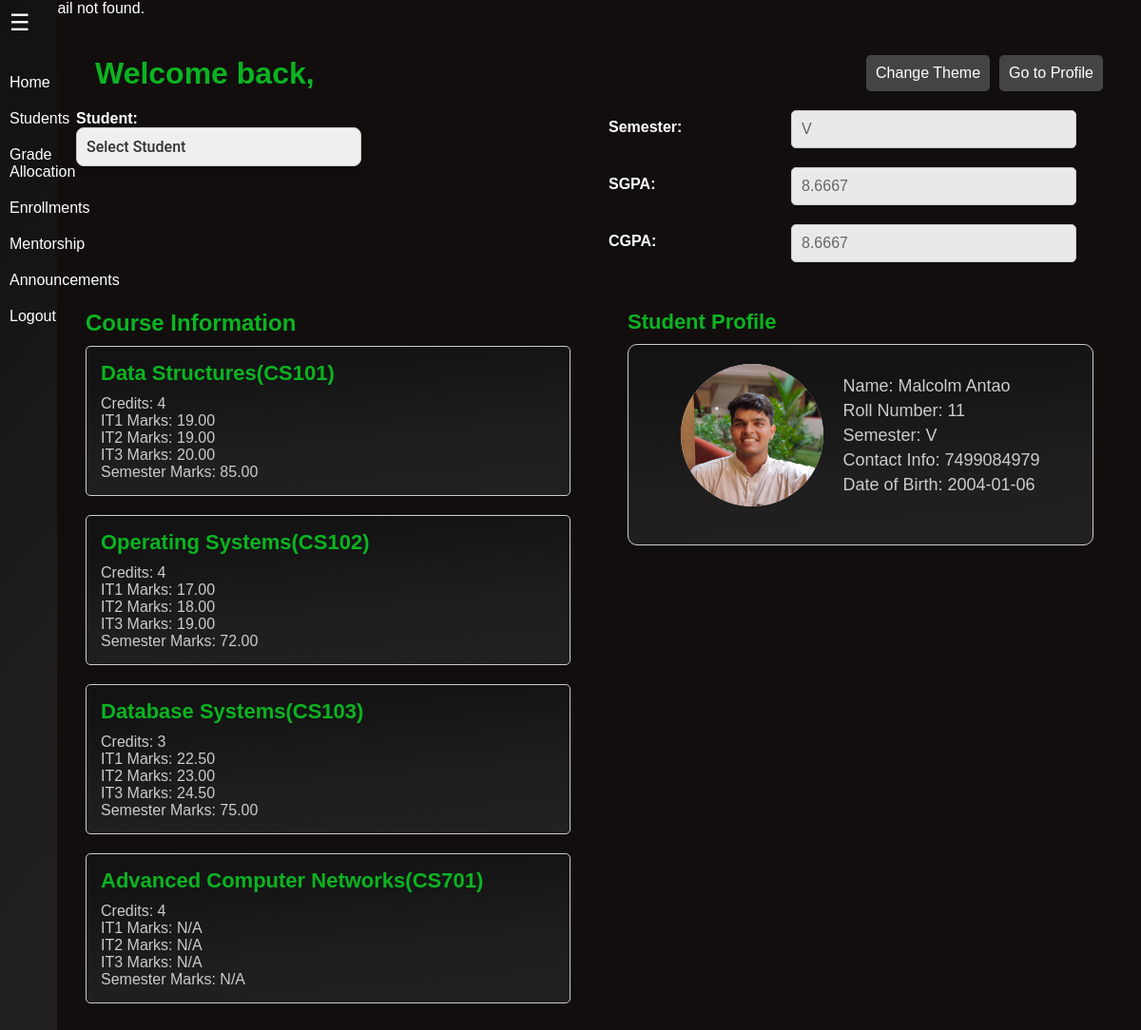
The page /PHP/mentorship.php?student_id=1 on the database its author committed.
### tables this page shows
CREATE TABLE `students` (
  `Student_ID` int(11) NOT NULL,
  `First_Name` varchar(50) NOT NULL,
  `Middle_Name` varchar(50) DEFAULT NULL,
  `Last_Name` varchar(50) NOT NULL,
  `Gender` enum('M','F','X') NOT NULL,
  `Roll_No` int(11) NOT NULL,
  `University_No` varchar(50) NOT NULL,
  `Date_Of_Birth` date DEFAULT NULL,
  `Email` varchar(150) DEFAULT NULL,
  `PhoneNo` varchar(15) DEFAULT NULL,
  `Current_Semester` varchar(20) NOT NULL,
  `Profile_Picture` varchar(255) DEFAULT NULL,
  `Bio` text DEFAULT NULL,
  `Department_ID` int(11) DEFAULT NULL
);

CREATE TABLE `courses` (
  `Course_ID` int(11) NOT NULL,
  `course_code` varchar(50) NOT NULL,
  `CourseName` varchar(100) NOT NULL,
  `Description` varchar(255) NOT NULL,
  `Credits` int(11) NOT NULL,
  `Department_ID` int(11) NOT NULL,
  `Semester` varchar(10) NOT NULL,
  `Enrollment_Type_ID` int(11) DEFAULT NULL
);

CREATE TABLE `grades` (
  `Grade_ID` int(11) NOT NULL,
  `Student_ID` int(11) NOT NULL,
  `Course_ID` int(11) NOT NULL,
  `Semester` varchar(20) NOT NULL,
  `Year` int(11) NOT NULL,
  `IT1` decimal(5,2) DEFAULT NULL,
  `IT2` decimal(5,2) DEFAULT NULL,
  `IT3` decimal(5,2) DEFAULT NULL,
  `Sem` decimal(5,2) DEFAULT NULL
);

### PHP/mentorship.php (the view, shortened to what this page needs)
<?php
    include 'Connection.php';
    $pdo = new PDO("mysql:host=$host;dbname=$dbname", $user, $pass);
    $pdo->setAttribute(PDO::ATTR_ERRMODE, PDO::ERRMODE_EXCEPTION);
    $instructorDetails = [];
    $sgpa = null;
    $cgpa = null;
    $studentDetails = [];
    $courseDetails = [];
    if (isset($_GET['student_id'])) {
        $studentId = $_GET['student_id'];
        $stmt = $pdo->prepare("SELECT First_Name, Last_Name, Roll_No, Current_Semester, PhoneNo, Date_of_Birth, Profile_Picture FROM students WHERE Student_ID = :student_id");
        $stmt->bindParam(':student_id', $studentId);
        $stmt->execute();
        $studentDetails = $stmt->fetch(PDO::FETCH_ASSOC);
        $stmt = $pdo->prepare("
            SELECT c.CourseName, c.course_code, c.Credits, et.Enrollment_Type_Name, g.IT1, g.IT2, g.IT3, g.Sem
            FROM enrolls_in e
            JOIN courses c ON e.Course_ID = c.Course_ID
            JOIN enrollment_types et ON c.Enrollment_Type_ID = et.Enrollment_Type_ID
            LEFT JOIN grades g ON g.Student_ID = e.Student_ID AND g.Course_ID = c.Course_ID
            WHERE e.Student_ID = :student_id
        ");
        $stmt->bindParam(':student_id', $studentId);
        $stmt->execute();
        $courseDetails = $stmt->fetchAll(PDO::FETCH_ASSOC);
        $currentSemester = $studentDetails['Current_Semester'];
        $stmt = $pdo->prepare("
            SELECT First_Name, Last_Name, CGPA,
            CASE :current_sem
                WHEN 'I' THEN SGPA_Sem1
                WHEN 'II' THEN SGPA_Sem2
                WHEN 'III' THEN SGPA_Sem3
                WHEN 'IV' THEN SGPA_Sem4
                WHEN 'V' THEN SGPA_Sem5
                WHEN 'VI' THEN SGPA_Sem6
                WHEN 'VII' THEN SGPA_Sem7
                WHEN 'VIII' THEN SGPA_Sem8
                ELSE NULL
            END AS SGPA
            FROM student_sgpa_cgpa
            WHERE Student_ID = :student_id
        ");
        $stmt->bindParam(':student_id', $studentId);
        $stmt->bindParam(':current_sem', $currentSemester);
        $stmt->execute();
        $result = $stmt->fetch(PDO::FETCH_ASSOC);
        if ($result) {
            $sgpa = $result['SGPA'];
            $cgpa = $result['CGPA'];
        }
    }
?>
<!DOCTYPE html>
<html lang="en">
<head>
</head>
<body>
    <div id="sidebar">
        <div id="sidebar-icon">&#9776;</div>
        </div>
    <div class="main-content">
        <header>
        <h1 class = "notice-heading">Welcome back, <?= htmlspecialchars($instructorDetails['First_Name'] . ' ' . $instructorDetails['Last_Name']) ?></h1>
            <div class="header-controls">
                <button id="theme-toggle">Change Theme</button>
                <button id="profile-button">Go to Profile</button>
            </div>
        </header>
            <div class="student-info-container">
                <div class="student-selection">
                    <label for="student-select">Student:</label>
                    <form method="GET" action="">
                        <select id="student-select" name="student_id" onchange="this.form.submit()">
                            <option value="default">Select Student</option>
                        </select>
                    </form>
                </div>
                <div class="sem-details">
                    <label for="sem">Semester:</label>
                    <input type="text" id="sem" value="<?= htmlspecialchars($studentDetails['Current_Semester'] ?? 'N/A'); ?>" disabled>
                    <label for="sgpa">SGPA:</label>
                    <input type="text" id="sgpa" value="<?= htmlspecialchars($sgpa ?? 'N/A'); ?>" disabled>
                    <label for="cgpa">CGPA:</label>
                    <input type="text" id="cgpa" value="<?= htmlspecialchars($cgpa ?? 'N/A'); ?>" disabled>
                </div>
            </div>
            <?php if (!empty($studentDetails)): ?>
                <div class="content-section">
                    <div class="course-and-profile">
                        <div class="course-info">
                            <h2 class = "notice-heading">Course Information</h2>
                            <?php if (!empty($courseDetails)): ?>
                                <?php foreach ($courseDetails as $course): ?>
                                    <div class="course-card">
                                        <h3 class = "notice-heading"><?= $course['CourseName']; ?>(<?= $course['course_code']; ?>)</h3>
                                        <p>Credits: <?= $course['Credits']; ?></p>
                                        <p>IT1 Marks: <?= $course['IT1'] ?? 'N/A'; ?></p>
                                        <p>IT2 Marks: <?= $course['IT2'] ?? 'N/A'; ?></p>
                                        <p>IT3 Marks: <?= $course['IT3'] ?? 'N/A'; ?></p>
                                        <p>Semester Marks: <?= $course['Sem'] ?? 'N/A'; ?></p>
                                    </div>
                                <?php endforeach; ?>
                            <?php else: ?>
                                <p>No course details available for this student.</p>
                            <?php endif; ?>
                        </div>
                        <div class="student-profile-container">
                            <h2 class = "notice-heading">Student Profile</h2>
                            <div class="student-profile">
                                <div class="cols">
                                    <div class="profile-top">
                                        <img src="<?= htmlspecialchars($studentDetails['Profile_Picture']); ?>" alt="Student">
                                    </div>
                                    <div class="profile-info">
                                        <p>Name: <?= $studentDetails['First_Name'] . ' ' . $studentDetails['Last_Name']; ?></p>
                                        <p>Roll Number: <?= $studentDetails['Roll_No']; ?></p>
                                        <p>Semester: <?= $studentDetails['Current_Semester']; ?></p>
                                        <p>Contact Info: <?= $studentDetails['PhoneNo']; ?></p>
                                        <p>Date of Birth: <?= $studentDetails['Date_of_Birth']; ?></p>
                                    </div>
                                </div>
                            </div>
                        </div>
                    </div>
                </div>
            <?php endif; ?>
    </div>
</body>
</html>

### rows shown on the page
students: Current_Semester "V", Profile_Picture (picture), First_Name "Malcolm", Last_Name "Antao", Roll_No "11", PhoneNo "7499084979", Date_Of_Birth "2004-01-06"
courses: CourseName "Data Structures", course_code "CS101", Credits "4", grades.IT1 "19.00", grades.IT2 "19.00", grades.IT3 "20.00", grades.Sem "85.00"
courses: CourseName "Operating Systems", course_code "CS102", Credits "4", grades.IT1 "17.00", grades.IT2 "18.00", grades.IT3 "19.00", grades.Sem "72.00"
courses: CourseName "Database Systems", course_code "CS103", Credits "3", grades.IT1 "22.50", grades.IT2 "23.00", grades.IT3 "24.50", grades.Sem "75.00"
courses: CourseName "Advanced Computer Networks", course_code "CS701", Credits "4", IT1 "N/A", IT2 "N/A", IT3 "N/A", Sem "N/A"
